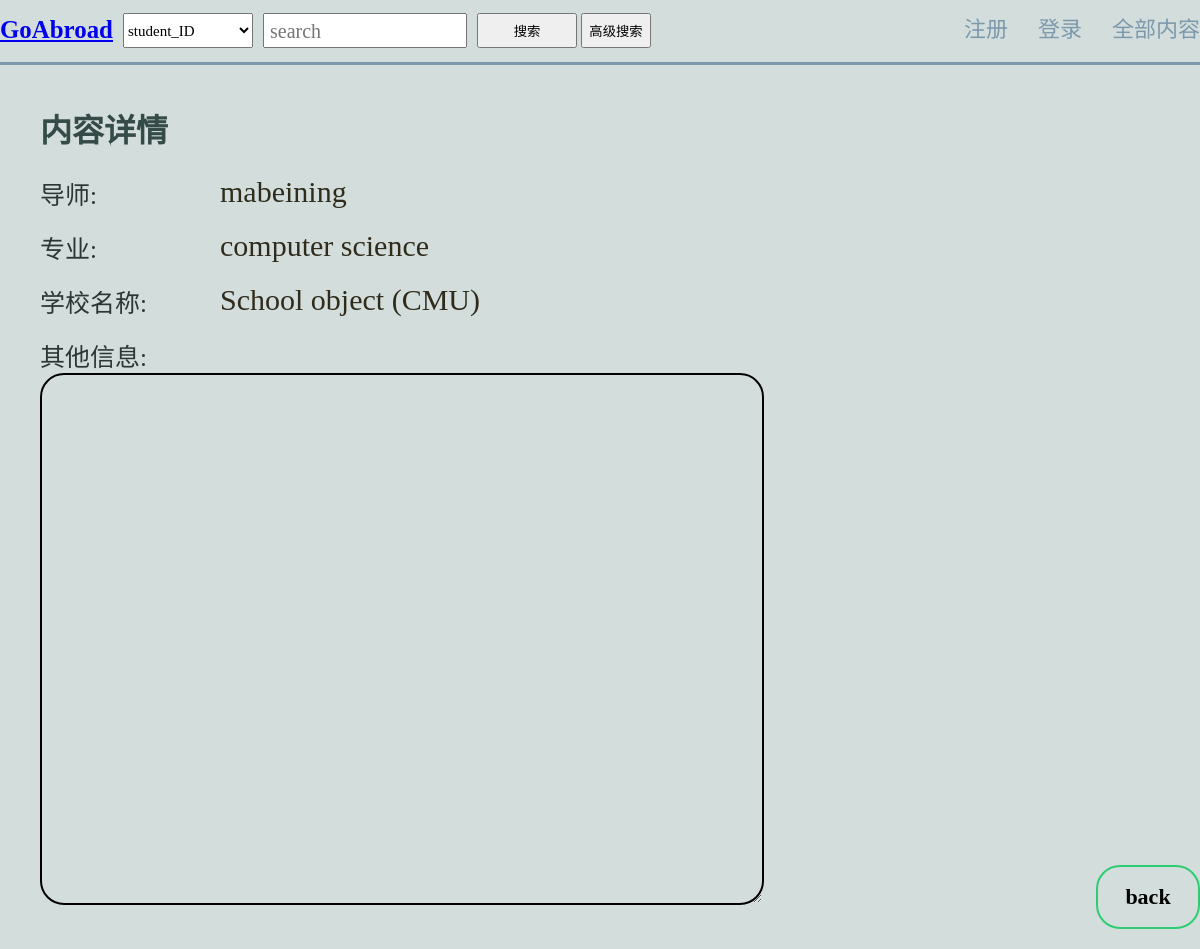
The app's page /GoAbroad/teacher_detail/mabeining/ with its own data.
### GoAbroad/models.py (models this page shows)
class Teacher(models.Model):
    teacher_name = models.CharField(max_length=200, primary_key=True)
    major = models.ForeignKey(Major, on_delete=models.CASCADE)
    school_name = models.ForeignKey(School, on_delete=models.CASCADE)

class Major(models.Model):
    major = models.CharField(max_length=200, primary_key=True)
    short = models.CharField(max_length=200, null=True, blank=True)

class School(models.Model):
    school_name = models.CharField(max_length=200, primary_key=True)
    qs_rank = models.IntegerField(null=True, blank=True)
    enrollment = models.IntegerField(null=True, blank=True)
    final_number = models.IntegerField(null=True, blank=True)
    enrollment_for_bupt = models.IntegerField(null=True, blank=True)

### GoAbroad/views.py (the view)
# urls.py: path('teacher_detail/<str:teacher_name>/',views.teacher_detail,name='teacher_detail'),
def teacher_detail(request,teacher_name):
    teacher= get_object_or_404(Teacher,teacher_name=teacher_name)
    context = {'Name': teacher.teacher_name, 'Major': teacher.major,'School': teacher.school_name
               }
    return render(request, 'teacher_detail.html', context)

### GoAbroad/templates/GoAbroad/teacher_detail.html (shortened to what this page needs)
<!DOCTYPE html>
<html lang="zh">
{% extends 'base.html'%}
{% block content %}
<head>
</head>
<body>
<form action="/GoAbroad/put_teacher/" method="post">
<div class="box" >
    <h1>内容详情</h1>
    <p>
        <span class="title">导师:</span>
        <span class="data">{{Name}}</span>
    </p><br>
    <p>
        <span class="title">专业:</span>
        <span class="data">{{Major.major}}</span>
    </p><br>
    <p>
        <span class="title">学校名称:</span>
        <span class="data">{{School}}</span>
    </p><br>
    <p><span class="title">其他信息:</span></p>
     <textarea readonly>{{other}}</textarea><br>
    <a href="/GoAbroad/teacher_list/">back</a>
</div>
</form>
</body>
</html>
{% endblock %}

### GoAbroad/templates/GoAbroad/base.html (style rules this page uses)
* { margin: 0; padding: 0; }
html { background-color: #D3DEDC; background-repeat: no-repeat; }

### GoAbroad/templates/GoAbroad/teacher_detail.html (style rules this page uses)
html,body { height: 100%; }
.box { width: 1000px; padding: 40px; }
.box h1 { color: #344B48; padding-bottom: 24px; }
.box p,textarea { color: black; font-family: "Yuanti SC"; font-size: 22px; -webkit-animation:myfirst 2s; }
.box a[href="/GoAbroad/teacher_list/"] { position: fixed; bottom: 0px; right: 0px; border: 0; text-decoration: none; background: none; display: block; margin: 20px auto; text-align: center; border: 2px solid #2ecc71; padding: 17px 10px; width: 80px; outline: none; color:black; border-radius: 24px; transition: 0.25s; font-family: "Yuanti SC"; font-size: 22px; font-weight: bold; }
textarea { width: 700px; height: 500px; background: none; border: 2px solid black; padding: 14px 10px; outline: none; color: black; border-radius: 24px; }
.box p .title { font-size: 25px; color: #2E3635; }
.box p .data { font-size: 30px; font-family: "Times New Roman"; color: #2f2c1c; position: absolute; left: 220px; }

### records on screen
Teacher: teacher_name "mabeining"
Major: major "computer science"
School: school_name "School object (CMU)"
